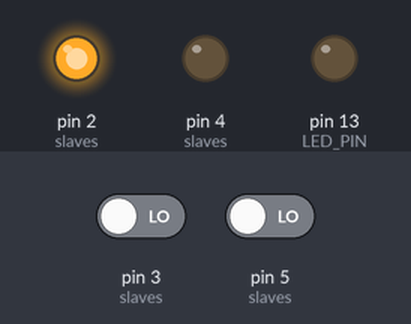
Bench run of a sketch on a simulated Arduino Uno, built with avr-gcc and run on an emulated ATmega328P. Parts: output pins drawn as LEDs (lit = HIGH). Dashed ring = blinking. The test bench sets the inputs (shaded band); at power-on: pin 3 (slaves) LOW, pin 5 (slaves) LOW. What the sketch prints to the serial monitor is not drawn.

Above: at 12.25 s.
12.3 s: pin 3 (slaves) driven HIGH
At 13.5 s:
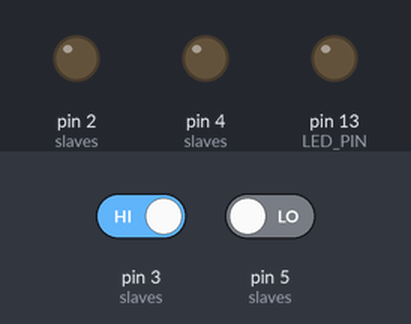
15.3 s: pin 5 (slaves) driven HIGH
At 15.6 s:
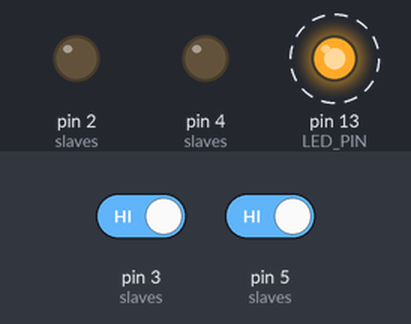
18.3 s: pin 3 (slaves) driven LOW
At 20.5 s:
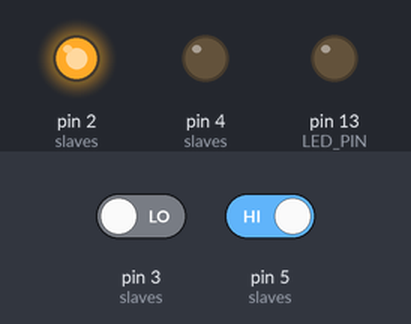
21.3 s: pin 3 (slaves) driven HIGH and pin 5 (slaves) driven LOW
At 26.1 s:
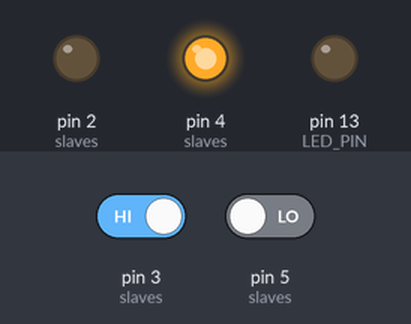
Timing chart, 0 to 27.6 s (numbered marks = the images above; inputs shaded):
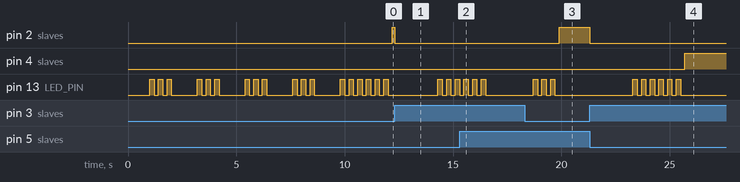

The sketch:

master.ino
```cpp
// ArudSPI_master

#define LED_PIN 13

const int slavePause = 2000,
          nbSlaves = 2,
          select = 0,
          ack = 1,
          slaves[nbSlaves][2] = {{2,3},//slave O {Select,ack}
                                 {4,5}};  //slave 1 {Select,ack}

// some pretend data to send to the slaves
char dataOut[nbSlaves] = {'x','y'};

void setup(){
  Serial.begin(9600);
  for (int i=0;i<nbSlaves;i++){
    pinMode(slaves[i][select], OUTPUT);
    digitalWrite(slaves[i][select], LOW);
    pinMode(slaves[i][ack], INPUT);
  }
  pinMode(LED_PIN, OUTPUT);
  waitForSlaves();
}

void waitForSlaves(){
  // pulse LED for 5 seconds before going to the loop.
  // this gives time to turn on the slaves,
  // it is preferable to turn the slaves on before the master
  for(int i=0;i<5;i++){
    delay(1000);
    pulse(1);
  }
}

void loop(){
  for (int i=0;i<nbSlaves;i++){
    // give visual feedback that we are about to write to a slave
    // the number of pulses = 3*SlaveID
    pulse(i+1);
    writeSlave(i,dataOut[i]);
    delay(slavePause);
  }
}

void pulse(int c){
  // pulse the LED 3 * (arg+1) times
  for(int i=0;i<3*c;i++){
    digitalWrite(LED_PIN,HIGH);
    delay(200);
    digitalWrite(LED_PIN,LOW);
    delay(200);
  }
}

void writeSlave(int id, char data){
  // select salve
  digitalWrite(slaves[id][select],HIGH);
  // send off the data
  Serial.write(data);
  // wait for the slave to ACK receptions
  while(digitalRead(slaves[id][ack]) == LOW){;}
  // deselect the slave
  digitalWrite(slaves[id][select],LOW);
}
```

Measured:
- after the input at 12.3 s, pin 2 (slaves): HIGH → LOW at once; pin 13 (LED_PIN): alternates HIGH for 0.20 s and LOW for 0.20 s, starting after 2.0 s
- after the input at 15.3 s, pin 4 (slaves): stays LOW (without the input it goes to HIGH after 1.4 s)
- after the input at 18.3 s, pin 2 (slaves): LOW → HIGH after 1.6 s
- after the input at 21.3 s, pin 2 (slaves): HIGH → LOW at once; pin 4 (slaves): LOW → HIGH after 4.4 s; pin 13 (LED_PIN): alternates HIGH for 0.20 s and LOW for 0.20 s, 12 changes in all, then stays LOW, starting after 2.0 s
